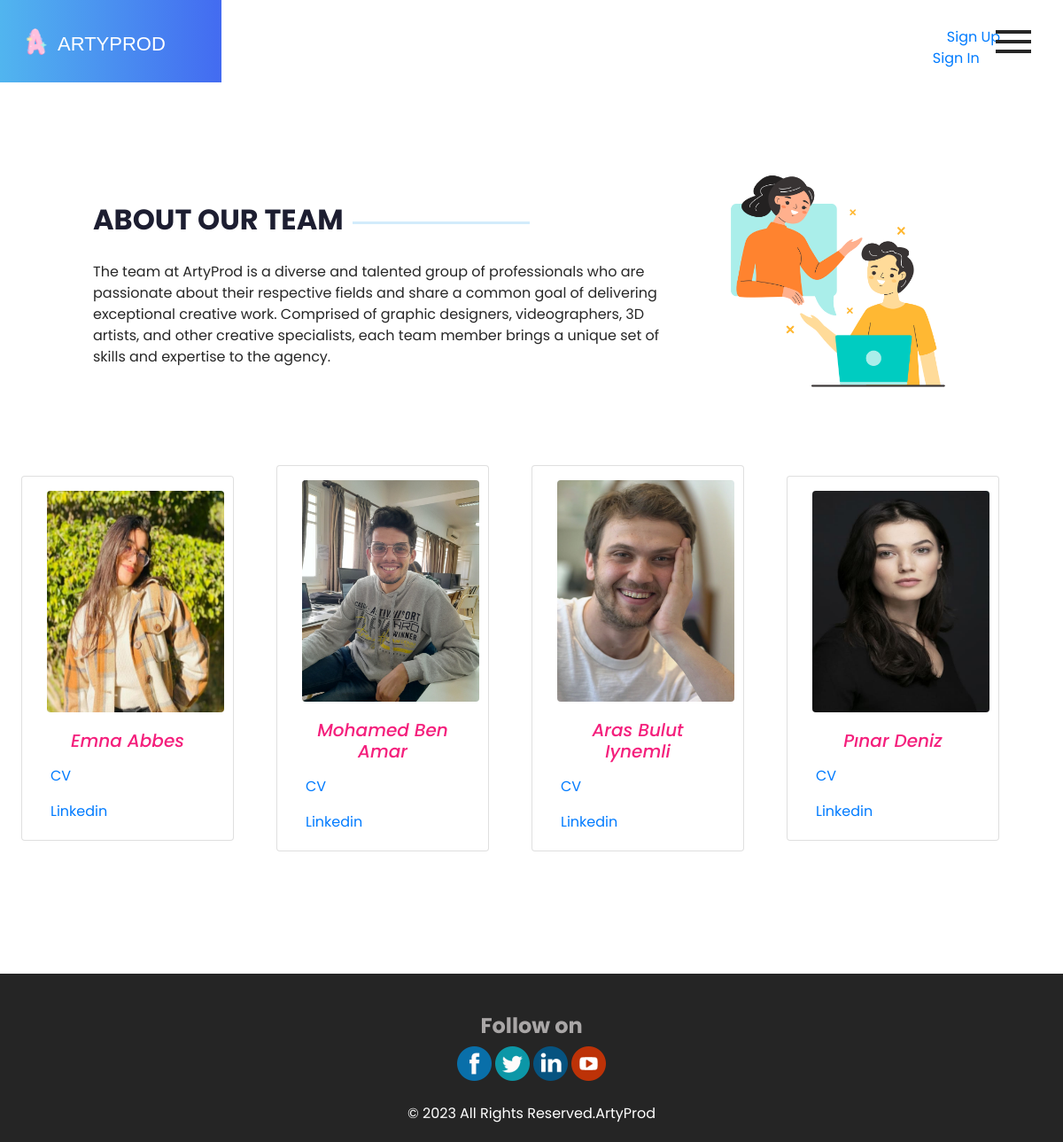
/myapp/team/, run on an earlier commit of the app's database.
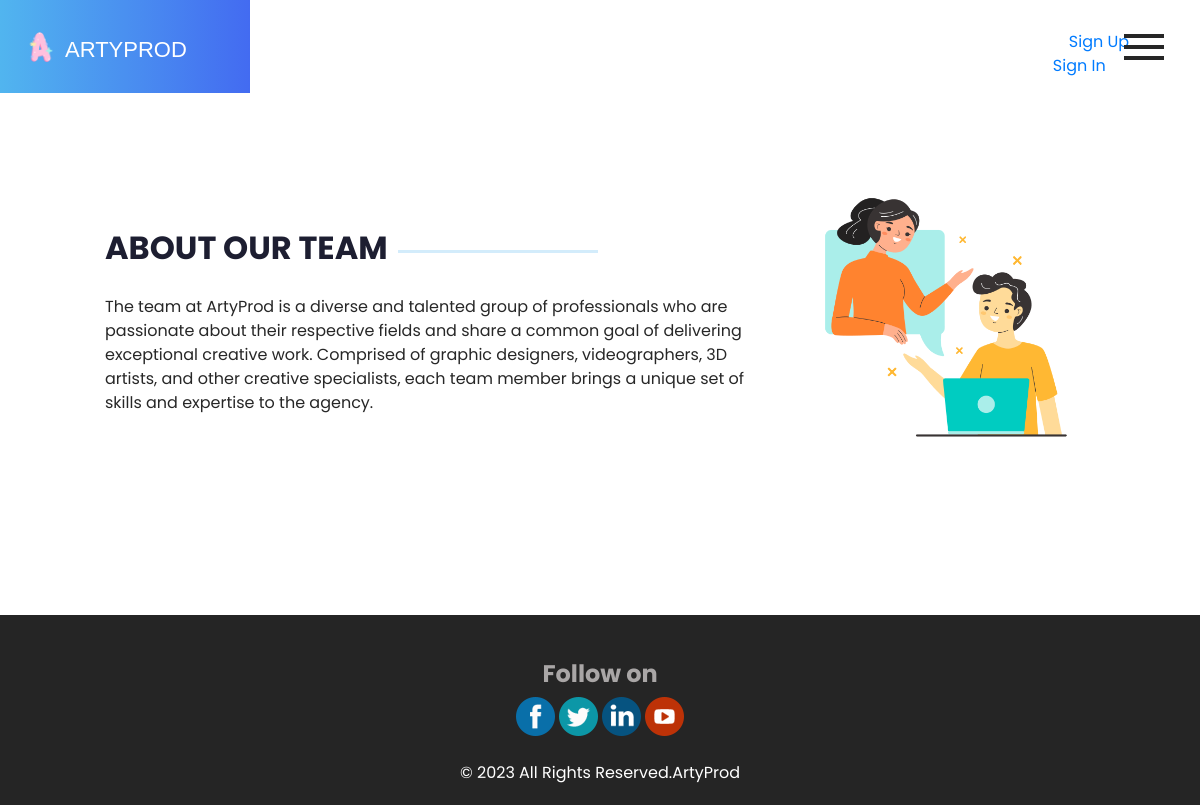
And on a later commit of the database.
### myapp/models.py (models this page shows, shortened)
class Personnel(models.Model):
    nom = models.CharField(max_length=100)
    fichier_CV = models.FileField(upload_to='personnel/cv/')
    fichier_photo = models.ImageField(upload_to='personnel/photos/')
    lien_linkedIn = models.URLField(blank=True)
    equipeID=models.ForeignKey(Equipe, on_delete=models.CASCADE)

### myapp/views.py (the view)
# urls.py: path('team/',views.team,name="team"),
def team(request):
    list = Personnel.objects.all()
    return render(request,'myapp/team.html',{'list':list})

### myapp/templates/myapp/team.html (shortened to what this page needs)
{% load static %}
{% load static %}
{% include 'myapp/base.html' %}
  <section class="about_section layout_padding">
    <div class="container">
      <div class="row">
        <div class="col-md-8 ">
          <div class="detail-box">
            <div class="heading_container">
              <h2>
                About
                Our Team
              </h2>
              <hr>
            </div>
            <p>
              The team at ArtyProd is a diverse and talented group of professionals who are passionate about their
              respective fields and share a common goal of delivering exceptional creative work. Comprised of graphic
              designers, videographers, 3D artists, and other creative specialists, each team member brings a unique set
              of skills and expertise to the agency.
            </p>
          </div>
        </div>
        <div class="col-md-4 mb-4">
          <div class="img-box">
            <img src="{% static 'images/communication.png' %}" alt="" class="w-75 ">
          </div>
        </div>
        <div class="">
          <div class="row dish_container mt-5 justify-content-center">
            {% for p in list %}
            <div class="card me-5 mb-5" style="width: 15rem; ">
              <img src="/media/{{p.fichier_photo}}" class="card-img-top rounded ms-3 mt-3" alt="{{p.nom}}" style="height:250px;width:200px;">
              <div class="card-body">
                <h5 class="card-title text-center cardtitle mb-3 fst-italic">{{p.nom}}</h5>
                <p class="card-text"><a href="/media/{{p.fichier_CV}}" download>CV</a></p>
                <p class="card-text"><a href="{{p.lien_linkedIn}}">Linkedin</a></p>
              </div>
            </div>
            {% endfor %}
          </div>
        </div>
      </div>
    </div>
  </section>
  {% include 'myapp/footer.html' %}
</body>
</html>

What changed in the data, as far as the page shows it:
removed Personnel: fichier_photo (picture), nom "Emna Abbes"
removed Personnel: fichier_photo (picture), nom "Mohamed Ben Amar"
removed Personnel: fichier_photo (picture), nom "Aras Bulut Iynemli"
removed Personnel: fichier_photo (picture), nom "Pınar Deniz"
